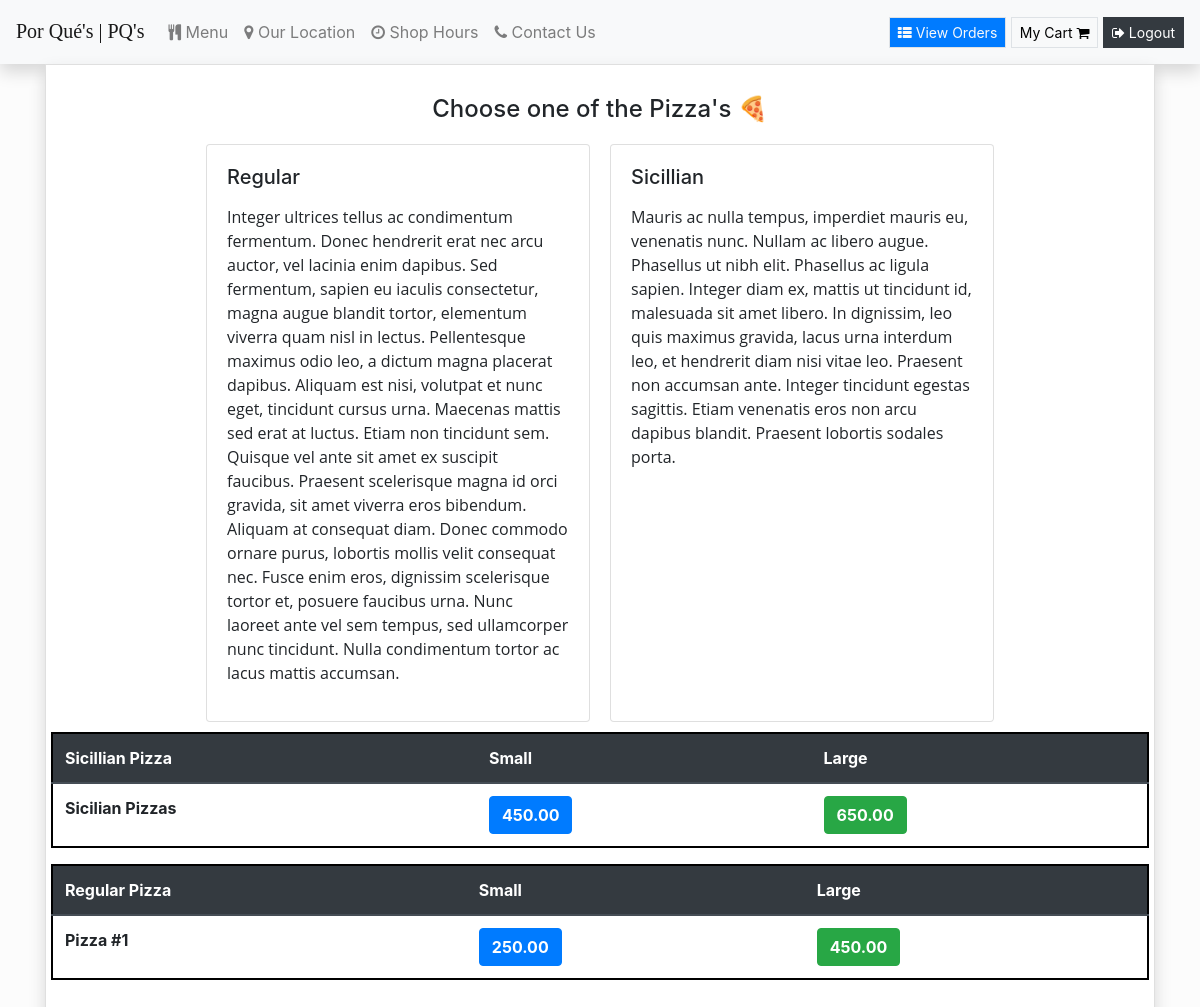
Page /Pizza (signed in) on the earlier database version.
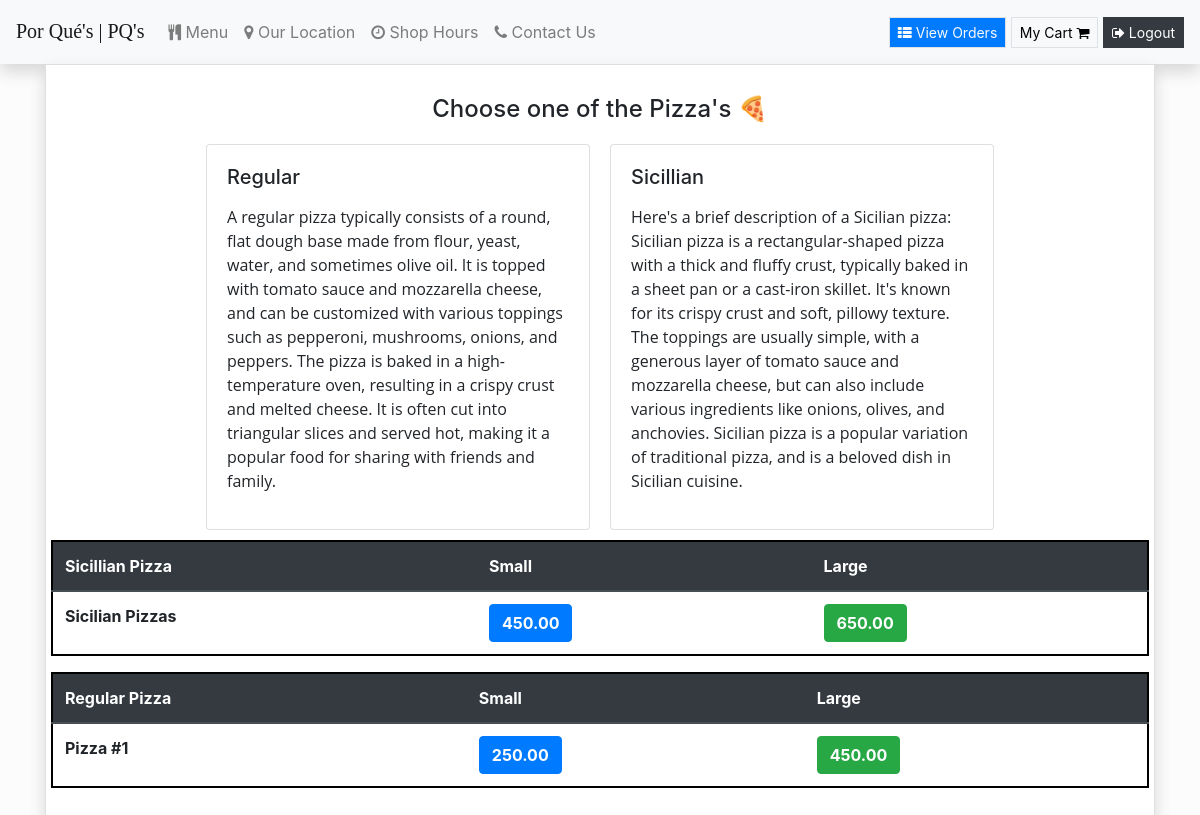
Same page on the later database version.
### orders/models.py (models this page shows, shortened)
class RegularPizza(models.Model):
    pizza_choice = models.CharField(max_length=200)
    small_price = models.DecimalField(max_digits=6, decimal_places=2)
    large_price = models.DecimalField(max_digits=6, decimal_places=2)
    category_description = models.CharField(max_length=4000)   # make this the wysiwyg text field
    class Meta:
        verbose_name = "List of Regular Pizza"
        verbose_name_plural = "List of Regular Pizza"

class SicilianPizza(models.Model):
    pizza_choice = models.CharField(max_length=200)
    small_price = models.DecimalField(max_digits=6, decimal_places=2)
    large_price = models.DecimalField(max_digits=6, decimal_places=2)
    category_description = models.CharField(
        max_length=4000)   # make this the wysiwyg text field
    class Meta:
        verbose_name = "List of Sicilian Pizza"
        verbose_name_plural = "List of Sicilian Pizza"

### orders/views.py (the view)
# urls.py: path("Pizza", views.pizza, name="pizza"),
def pizza(request):
    if request.user.is_authenticated:
        return render(request, "orders/pizza.html", context = {"regular_pizza":RegularPizza.objects.all, "sicillian_pizza":SicilianPizza.objects.all , "toppings":Toppings.objects.all, "number_of_toppings":3})
    else:
        return redirect("orders:login")

### orders/models.py (called while the page is built)
    def __str__(self):
        return f"{self.topping_name}"

### orders/templates/orders/pizza.html (shortened to what this page needs)
{% extends 'orders/header.html' %} {% block content %}
<div class="container">
    <div class="card shadow rounded-0">
        <div class="card-body">
            <h4 style="margin:10px; text-align:center;"> Choose one of the Pizza's &#x1f355 </h4>
            <div class="row justify-content-center">
                <div class="card" id="regular_pizza_card" style="width: 24rem; margin:10px;">
                    <div class="card-body">
                        <h5 class="card-title">Regular </h5>
                        {% for pizza in regular_pizza %} {% if pizza.category_description != "default" %}
                        <p class="card-text">{{ pizza.category_description | safe}}</p>
                        {% endif %} {% endfor %}
                    </div>
                </div>
                <div class="card" id="sicillian_pizza_card" style="width: 24rem; margin:10px;">
                    <div class="card-body">
                        <h5 class="card-title">Sicillian </h5>
                        {% for pizza in sicillian_pizza %} {% if pizza.category_description != "default" %}
                        <p class="card-text">{{ pizza.category_description | safe }}</p>
                        {% endif %} {% endfor %}
                    </div>
                </div>
            </div>
            <div class="row">
                <table class="table" id="sicillian_pizza_table" style="border: 2px solid black">
                    <thead class="thead-dark">
                        <tr>
                            <th scope="col">Sicillian Pizza</th>
                            <th scope="col">Small</th>
                            <th scope="col">Large</th>
                        </tr>
                    </thead>
                    <tbody>
                        {% for pizza in sicillian_pizza %}
                        <tr>
                            <th>{{pizza.pizza_choice}}</th>
                            {% if number_of_toppings %}
                            <td><button type="button" class="btn btn-primary add_to_cart" onclick="pizza_toppings({{number_of_toppings}}, 'Small Sicillian', {{pizza.small_price}})"><strong>{{pizza.small_price}}</strong></button></td>
                            <td><button type="button" class="btn btn-success add_to_cart" onclick="pizza_toppings({{number_of_toppings}}, 'Large Sicillian', {{pizza.large_price}})"><strong>{{pizza.large_price}}</strong></button></td>
                            {% endif %}
                        </tr>
                        {% endfor %}
                    </tbody>
                </table>
                <table class="table" id="regular_pizza_table" style="border: 2px solid black">
                    <thead class="thead-dark">
                        <tr>
                            <th scope="col">Regular Pizza</th>
                            <th scope="col">Small</th>
                            <th scope="col">Large</th>
                        </tr>
                    </thead>
                    <tbody>
                        {% for pizza in regular_pizza %}
                        <tr>
                            <th>{{pizza.pizza_choice}}</th>
                            {% if number_of_toppings %}
                            <td><button type="button" class="btn btn-primary add_to_cart" onclick="pizza_toppings({{number_of_toppings}}, 'Small Regular', {{pizza.small_price}})"><strong>{{pizza.small_price}}</strong></button></td>
                            <td><button type="button" class="btn btn-success add_to_cart" onclick="pizza_toppings({{number_of_toppings}}, 'Large Regular', {{pizza.large_price}})"><strong>{{pizza.large_price}}</strong></button></td>
                            {% endif %}
                        </tr>
                        {% endfor %}
                    </tbody>
                </table>
            </div>
        </div>
    </div>
</div>
{% endblock %}

Differences in the rows shown:
changed RegularPizza "Pizza #1": category_description "Integer ultrices tellus ac condimentum fermentum. Donec hendrerit erat nec arcu auctor, vel lacinia enim dapibus. Sed fermentum, sapien eu iaculis consectetur, magna augue blandit tortor, elementum viverra quam nisl in lectus. Pellentesque maximus odio leo, a dictum magna placerat dapibus. Aliquam est nisi, volutpat et nunc eget, tincidunt cursus urna. Maecenas mattis sed erat at luctus. Etiam non tincidunt sem. Quisque vel ante sit amet ex suscipit faucibus. Praesent scelerisque magna id orci gravida, sit amet viverra eros bibendum. Aliquam at consequat diam. Donec commodo ornare purus, lobortis mollis velit consequat nec. Fusce enim eros, dignissim scelerisque tortor et, posuere faucibus…" → "A regular pizza typically consists of a round, flat dough base made from flour, yeast, water, and sometimes olive oil. It is topped with tomato sauce and mozzarella cheese, and can be customized with various toppings such as pepperoni, mushrooms, onions, and peppers. The pizza is baked in a high-temperature oven, resulting in a crispy crust and melted cheese. It is often cut into triangular slices and served hot, making it a popular food for sharing with friends and family."
changed SicilianPizza "Sicilian Pizzas": category_description "Mauris ac nulla tempus, imperdiet mauris eu, venenatis nunc. Nullam ac libero augue. Phasellus ut nibh elit. Phasellus ac ligula sapien. Integer diam ex, mattis ut tincidunt id, malesuada sit amet libero. In dignissim, leo quis maximus gravida, lacus urna interdum leo, et hendrerit diam nisi vitae leo. Praesent non accumsan ante. Integer tincidunt egestas sagittis. Etiam venenatis eros non arcu dapibus blandit. Praesent lobortis sodales porta." → "Here's a brief description of a Sicilian pizza: Sicilian pizza is a rectangular-shaped pizza with a thick and fluffy crust, typically baked in a sheet pan or a cast-iron skillet. It's known for its crispy crust and soft, pillowy texture. The toppings are usually simple, with a generous layer of tomato sauce and mozzarella cheese, but can also include various ingredients like onions, olives, and anchovies. Sicilian pizza is a popular variation of traditional pizza, and is a beloved dish in Sicilian cuisine."
